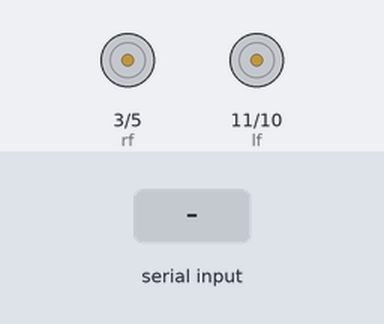
Bench run of a sketch on a simulated Arduino Uno, built with avr-gcc and run on an emulated ATmega328P. Shown: motor-driver pin pairs drawn as motors (green arrow = first pin HIGH = forward, orange = second pin HIGH = backward, longer = more drive). Inputs (shaded band) come from the test bench.

Above: at 1.2 s.
1.3 s: "90,45\n" received over Serial
At 2.5 s:
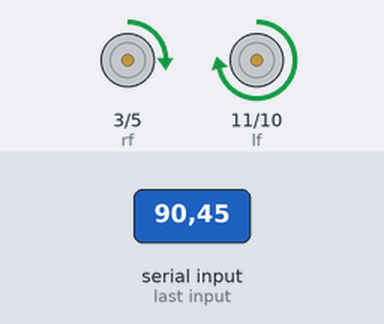
2.8 s: "30,150\n" received over Serial
At 3.7 s:
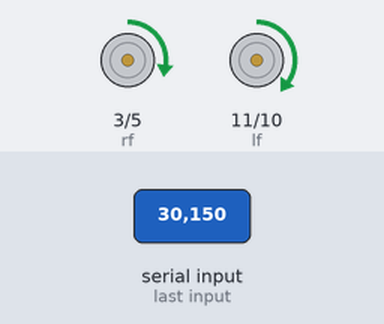
4.3 s: "5\n" received over Serial
At 4.6 s:
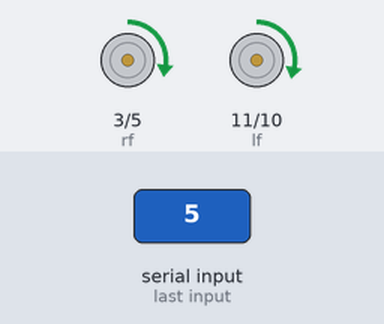
5.8 s: "90\n" received over Serial
At 7.0 s:
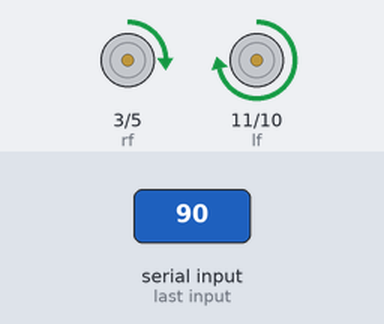
Timing chart, 0 to 8.3 s (numbered marks = the images above; inputs shaded):
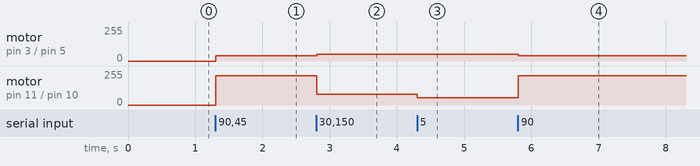

Measured:
- after the input at 1.3 s, motor on pin 3 (rf) / pin 5 (rb): stopped → forward 40/255 at once; motor on pin 11 (lf) / pin 10 (lb): stopped → forward 220/255 at once
- after the input at 2.8 s, motor on pin 3 (rf) / pin 5 (rb): forward 40/255 → forward 50/255 at once; motor on pin 11 (lf) / pin 10 (lb): forward 220/255 → forward 80/255 at once
- after the input at 4.3 s, motor on pin 11 (lf) / pin 10 (lb): forward 80/255 → forward 55/255 at once
- after the input at 5.8 s, motor on pin 3 (rf) / pin 5 (rb): forward 50/255 → forward 40/255 at once; motor on pin 11 (lf) / pin 10 (lb): forward 55/255 → forward 220/255 at once

The sketch:

run.ino
```cpp
int rf = 3;
int rb = 5;
int lf = 11;
int lb = 10;

String str;

void setup() {
  pinMode(3, OUTPUT);
  pinMode(5, OUTPUT);
  pinMode(10, OUTPUT);
  pinMode(11, OUTPUT);
  Serial.begin(9600);
}

void loop() {
  if(Serial.available()) {
    str = Serial.readStringUntil('\n');
    int s2f = str.toFloat();
    if (s2f < 0) {
      if (s2f < -50){
        analogWrite(lf, 20);
        analogWrite(rf, 130-s2f);
        analogWrite(lb, 0);
        analogWrite(rb, 0);
        }
      else {
      analogWrite(lf, 50);
      analogWrite(rf, 50-s2f);
      analogWrite(lb, 0);
      analogWrite(rb, 0);
            }
    }
    else if (s2f > 0) {
      if (s2f > 50){
        analogWrite(lf, 130+s2f);
        analogWrite(rf, 40);
        analogWrite(lb, 0);
        analogWrite(rb, 0);
        }
      else {
      analogWrite(lf, 50+s2f);
      analogWrite(rf, 50);
      analogWrite(lb, 0);
      analogWrite(rb, 0);
            }
      }
  }
}
```
